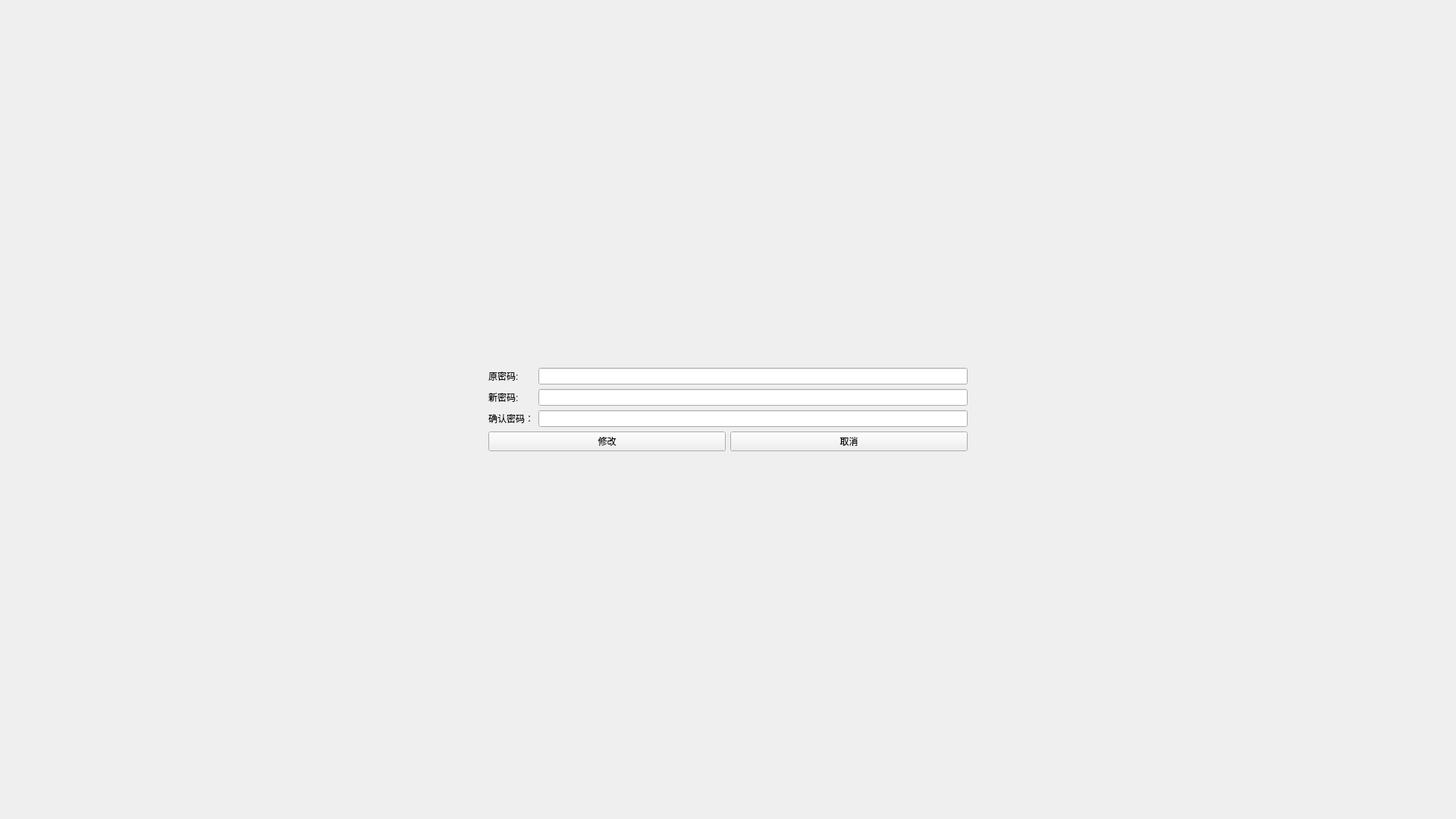
<?xml version="1.0" encoding="UTF-8"?>
<ui version="4.0">
 <class>ChangePasswordGeneralUser</class>
 <widget class="QWidget" name="ChangePasswordGeneralUser">
  <property name="geometry">
   <rect>
    <x>0</x>
    <y>0</y>
    <width>1920</width>
    <height>1080</height>
   </rect>
  </property>
  <property name="windowTitle">
   <string>Form</string>
  </property>
  <layout class="QHBoxLayout" name="horizontalLayout_2" stretch="1,1,1">
   <item>
    <spacer name="horizontalSpacer">
     <property name="orientation">
      <enum>Qt::Horizontal</enum>
     </property>
     <property name="sizeHint" stdset="0">
      <size>
       <width>627</width>
       <height>20</height>
      </size>
     </property>
    </spacer>
   </item>
   <item>
    <layout class="QVBoxLayout" name="verticalLayout">
     <item>
      <spacer name="verticalSpacer_3">
       <property name="orientation">
        <enum>Qt::Vertical</enum>
       </property>
       <property name="sizeHint" stdset="0">
        <size>
         <width>20</width>
         <height>40</height>
        </size>
       </property>
      </spacer>
     </item>
     <item>
      <layout class="QFormLayout" name="formLayout">
       <item row="0" column="0">
        <widget class="QLabel" name="label">
         <property name="text">
          <string>原密码:</string>
         </property>
        </widget>
       </item>
       <item row="0" column="1">
        <widget class="QLineEdit" name="editOldPassword">
         <property name="echoMode">
          <enum>QLineEdit::Password</enum>
         </property>
        </widget>
       </item>
       <item row="1" column="0">
        <widget class="QLabel" name="label_2">
         <property name="text">
          <string>新密码:</string>
         </property>
        </widget>
       </item>
       <item row="1" column="1">
        <widget class="QLineEdit" name="editNewPassword">
         <property name="echoMode">
          <enum>QLineEdit::Password</enum>
         </property>
        </widget>
       </item>
       <item row="2" column="0">
        <widget class="QLabel" name="label_3">
         <property name="text">
          <string>确认密码：</string>
         </property>
        </widget>
       </item>
       <item row="2" column="1">
        <widget class="QLineEdit" name="editConfirmPassword">
         <property name="echoMode">
          <enum>QLineEdit::Password</enum>
         </property>
        </widget>
       </item>
      </layout>
     </item>
     <item>
      <layout class="QHBoxLayout" name="horizontalLayout">
       <item>
        <widget class="QPushButton" name="btnChangePassword">
         <property name="text">
          <string>修改</string>
         </property>
        </widget>
       </item>
       <item>
        <widget class="QPushButton" name="btnQuit">
         <property name="text">
          <string>取消</string>
         </property>
        </widget>
       </item>
      </layout>
     </item>
     <item>
      <spacer name="verticalSpacer">
       <property name="orientation">
        <enum>Qt::Vertical</enum>
       </property>
       <property name="sizeHint" stdset="0">
        <size>
         <width>20</width>
         <height>40</height>
        </size>
       </property>
      </spacer>
     </item>
    </layout>
   </item>
   <item>
    <spacer name="horizontalSpacer_2">
     <property name="orientation">
      <enum>Qt::Horizontal</enum>
     </property>
     <property name="sizeType">
      <enum>QSizePolicy::Expanding</enum>
     </property>
     <property name="sizeHint" stdset="0">
      <size>
       <width>627</width>
       <height>20</height>
      </size>
     </property>
    </spacer>
   </item>
  </layout>
 </widget>
 <resources/>
 <connections/>
</ui>
